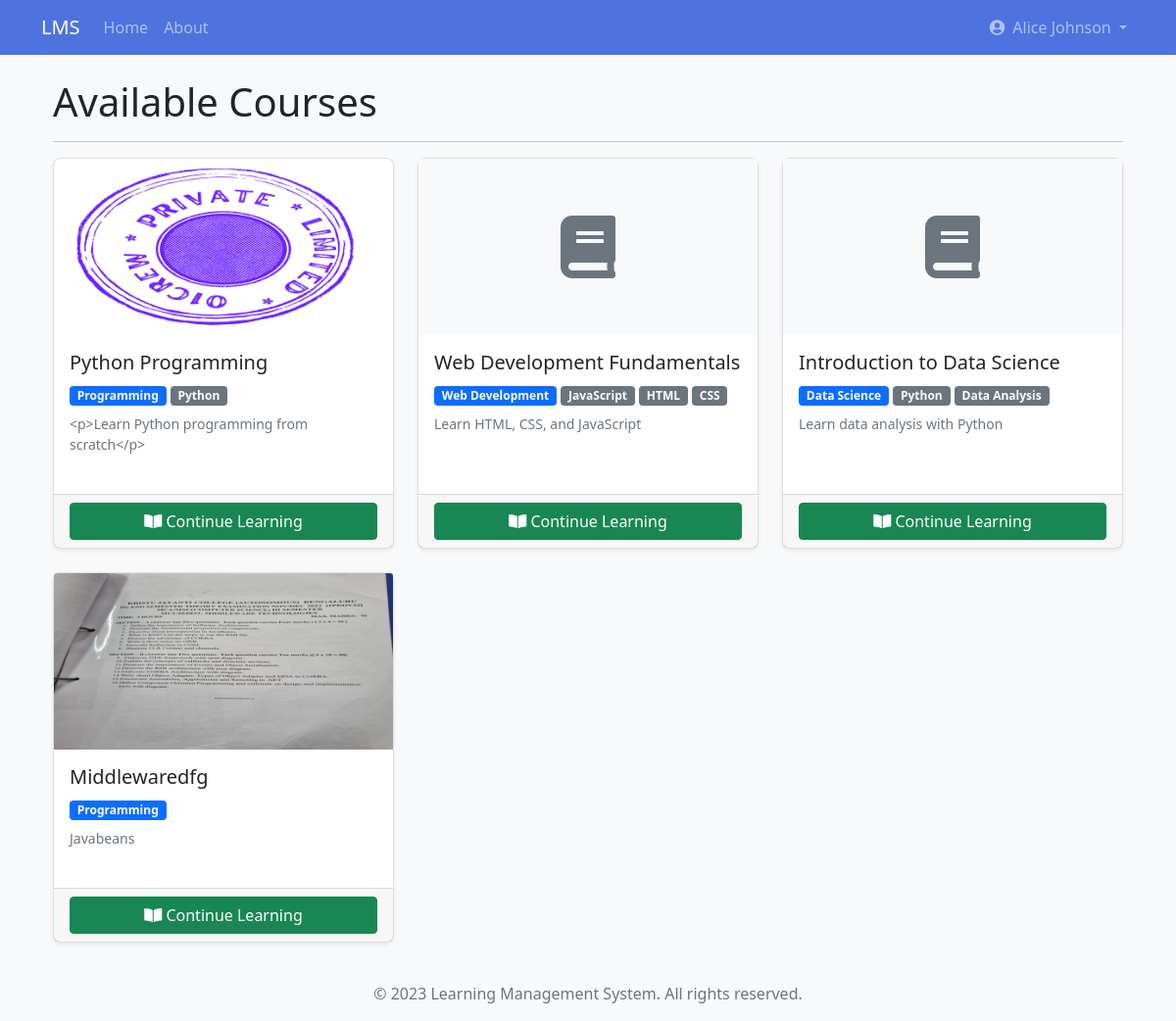
Page /student/courses (signed in) on the committed database.
### app/models/user.py (models this page shows, shortened)
class User(db.Model, UserMixin):
    id = db.Column(db.Integer, primary_key=True)
    username = db.Column(db.String(50), unique=True, nullable=False)
    email = db.Column(db.String(120), unique=True, nullable=False)
    password = db.Column(db.String(60), nullable=False)
    first_name = db.Column(db.String(50), nullable=False)
    last_name = db.Column(db.String(50), nullable=False)
    role = db.Column(db.String(20), nullable=False)
    created_at = db.Column(db.DateTime, default=datetime.utcnow)
    last_login = db.Column(db.DateTime, nullable=True)
    is_active = db.Column(db.Boolean, default=True)
    is_email_verified = db.Column(db.Boolean, default=False)
    profile = db.relationship(
        'UserProfile', backref='user', uselist=False, cascade='all, delete-orphan')
    courses_teaching = db.relationship(
        'Course', backref='instructor', lazy=True)
    enrollments = db.relationship('Enrollment', backref='student', lazy=True)
    parent_of = db.relationship('ParentStudent',
                                foreign_keys='ParentStudent.parent_id',
                                backref='parent', lazy=True)

class Course(db.Model):
    id = db.Column(db.Integer, primary_key=True)
    title = db.Column(db.String(100), nullable=False)
    description = db.Column(db.Text, nullable=True)
    instructor_id = db.Column(
        db.Integer, db.ForeignKey('user.id'), nullable=False)
    created_at = db.Column(db.DateTime, default=datetime.utcnow)
    category_id = db.Column(db.Integer, db.ForeignKey(
        'course_category.id'), nullable=True)
    thumbnail = db.Column(db.String(255), nullable=True)
    is_published = db.Column(db.Boolean, default=False)
    is_featured = db.Column(db.Boolean, default=False)
    enable_drip = db.Column(db.Boolean, default=False)
    drip_interval_days = db.Column(
        db.Integer, default=0)  # 0 means no interval
    enrollments = db.relationship('Enrollment', backref='course', lazy=True)
    modules = db.relationship(
        'Module', backref='course', lazy=True, order_by='Module.order')
    prerequisites = db.relationship(
        'Course', secondary=course_prerequisites,
        primaryjoin=(course_prerequisites.c.course_id == id),
        secondaryjoin=(course_prerequisites.c.prerequisite_id == id),
        backref=db.backref('required_for', lazy='dynamic'),
        lazy='dynamic'
    )

class CourseCategory(db.Model):
    id = db.Column(db.Integer, primary_key=True)
    name = db.Column(db.String(50), nullable=False, unique=True)
    description = db.Column(db.Text, nullable=True)
    courses = db.relationship('Course', backref='category', lazy=True)

class CourseTag(db.Model):
    id = db.Column(db.Integer, primary_key=True)
    name = db.Column(db.String(30), nullable=False, unique=True)
    courses = db.relationship(
        'Course', secondary='course_tags', backref=db.backref('tags', lazy='dynamic'))

### app/routes/student.py (the view)
@student.route('/courses')
@login_required
@student_required
def courses():
    all_courses = Course.query.all()
    enrollments = Enrollment.query.filter_by(student_id=current_user.id).all()
    enrolled_course_ids = [enrollment.course_id for enrollment in enrollments]
    return render_template('student/courses.html',
                           all_courses=all_courses,
                           enrolled_course_ids=enrolled_course_ids)

### app/models/user.py (called while the page is built)
@login_manager.user_loader
def load_user(user_id):
    return User.query.get(int(user_id))

### app/routes/student.py (called while the page is built)
def student_required(f):
    @wraps(f)
    def decorated_function(*args, **kwargs):
        if not current_user.is_authenticated or current_user.role != UserRole.STUDENT:
            flash('You do not have permission to access this page.', 'danger')
            return redirect(url_for('main.index'))
        return f(*args, **kwargs)
    return decorated_function

### app/templates/student/courses.html (shortened to what this page needs)
{% extends "base.html" %}
{% block content %}
<div class="container mt-4">
    <h1>Available Courses</h1>
    <hr>
    <div class="row">
        {% if all_courses %}
            {% for course in all_courses %}
                {% if course.is_published %}
                <div class="col-md-4 mb-4">
                    <div class="card h-100">
                        {% if course.thumbnail %}
                            <img src="{{ url_for('static', filename='uploads/' + course.thumbnail) }}" class="card-img-top" alt="{{ course.title }}" style="height: 180px; object-fit: cover;">
                        {% else %}
                            <div class="card-img-top bg-light d-flex align-items-center justify-content-center" style="height: 180px;">
                                <i class="fas fa-book fa-4x text-muted"></i>
                            </div>
                        {% endif %}
                        <div class="card-body">
                            <h5 class="card-title">{{ course.title }}</h5>
                            <div class="mb-2">
                                {% if course.category %}
                                    <span class="badge bg-primary">{{ course.category.name }}</span>
                                {% endif %}
                                {% for tag in course.tags %}
                                    <span class="badge bg-secondary">{{ tag.name }}</span>
                                {% endfor %}
                            </div>
                            <p class="card-text text-muted small">
                                {% if course.description %}
                                    {{ course.description|truncate(100) }}
                                {% else %}
                                    No description provided.
                                {% endif %}
                            </p>
                        </div>
                        <div class="card-footer">
                            {% if course.id in enrolled_course_ids %}
                                <a href="{{ url_for('student.course_details', course_id=course.id) }}" class="btn btn-success w-100">
                                    <i class="fas fa-book-open"></i> Continue Learning
                                </a>
                            {% else %}
                                <a href="{{ url_for('student.course_details', course_id=course.id) }}" class="btn btn-primary w-100">
                                    <i class="fas fa-info-circle"></i> View Details
                                </a>
                            {% endif %}
                        </div>
                    </div>
                </div>
                {% endif %}
            {% endfor %}
        {% else %}
            <div class="col-12">
                <div class="alert alert-info">
                    No courses are currently available.
                </div>
            </div>
        {% endif %}
    </div>
</div>
{% endblock %}

### app/templates/base.html (shortened to what this page needs)
<!DOCTYPE html>
<html lang="en">
<head>
    <link href="https://cdn.jsdelivr.net/npm/bootstrap@5.1.0/dist/css/bootstrap.min.css" rel="stylesheet">
    <link rel="stylesheet" href="https://cdnjs.cloudflare.com/ajax/libs/font-awesome/5.15.4/css/all.min.css">
    <link rel="stylesheet" href="{{ url_for('static', filename='css/style.css') }}">
</head>
<body {% if current_user.is_authenticated %}
      data-user-role="{{ current_user.role }}"
      data-admin-dashboard-url="{{ url_for('admin.dashboard', _external=True) }}"
      data-instructor-dashboard-url="{{ url_for('instructor.dashboard', _external=True) }}"
      data-student-dashboard-url="{{ url_for('student.dashboard', _external=True) }}"
      data-parent-dashboard-url="{{ url_for('parent.dashboard', _external=True) }}"
      data-guest-dashboard-url="{{ url_for('guest.dashboard', _external=True) }}"
      {% endif %}>
    <nav class="navbar navbar-expand-lg navbar-dark bg-primary">
        <div class="container">
            <a class="navbar-brand" href="{{ url_for('main.index') }}">LMS</a>
            <div class="collapse navbar-collapse" id="navbarNav">
                <ul class="navbar-nav me-auto">
                    <li class="nav-item">
                        <a class="nav-link" href="{{ url_for('main.index') }}">Home</a>
                    </li>
                    <li class="nav-item">
                        <a class="nav-link" href="{{ url_for('main.about') }}">About</a>
                    </li>
                </ul>
                <ul class="navbar-nav">
                    {% if current_user.is_authenticated %}
                        <li class="nav-item dropdown">
                            <a class="nav-link dropdown-toggle" href="#" id="navbarDropdown" role="button" data-bs-toggle="dropdown" aria-expanded="false">
                                {% if current_user.profile and current_user.profile.profile_picture %}
                                <img src="{{ url_for('static', filename='uploads/profile/' + current_user.profile.profile_picture) }}"
                                     class="rounded-circle me-1" alt="Profile" style="width: 24px; height: 24px; object-fit: cover;">
                                {% else %}
                                <i class="fas fa-user-circle me-1"></i>
                                {% endif %}
                                {{ current_user.first_name }} {{ current_user.last_name }}
                            </a>
                        </li>
                    {% endif %}
                </ul>
            </div>
        </div>
    </nav>
    <div class="container mt-4">
        {% block content %}{% endblock %}
    </div>
    <footer class="footer mt-auto py-3 bg-light">
        <div class="container text-center">
            <span class="text-muted">&copy; 2023 Learning Management System. All rights reserved.</span>
        </div>
    </footer>
</body>
</html>

### app/static/css/style.css (style rules this page uses)
body { font-family: 'Segoe UI', Tahoma, Geneva, Verdana, sans-serif; background-color: #f8f9fa; }
.card { border-radius: 0.5rem; box-shadow: 0 0.125rem 0.25rem rgba(0, 0, 0, 0.075); margin-bottom: 1.5rem; }
.navbar-dark.bg-primary { background-color: #4e73df !important; }
.footer { position: relative; margin-top: 2rem; }
.badge { font-weight: 600; padding: 0.35em 0.65em; }

### rows in the picture
User: first_name "Alice", last_name "Johnson"
Course: thumbnail (picture), title "Python Programming", category.name "Programming", description "<p>Learn Python programming from scratch</p>"
CourseTag: name "Python"
Course: title "Web Development Fundamentals", category.name "Web Development", description "Learn HTML, CSS, and JavaScript"
CourseTag: name "JavaScript"
CourseTag: name "HTML"
CourseTag: name "CSS"
Course: title "Introduction to Data Science", category.name "Data Science", description "Learn data analysis with Python"
CourseTag: name "Data Analysis"
Course: thumbnail (picture), title "Middlewaredfg", category.name "Programming", description "Javabeans"
